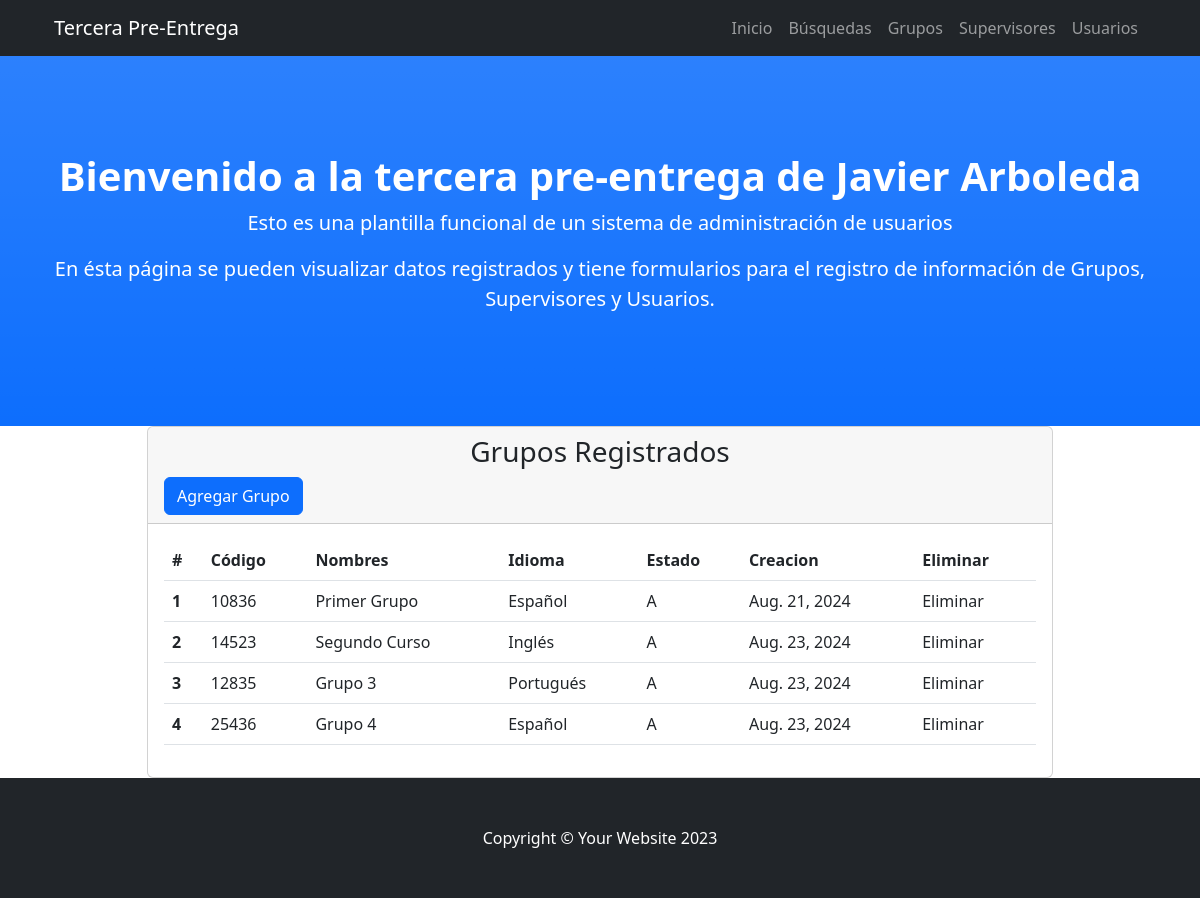
The page /miAplicacion/gruposList/ on the database as committed earlier.
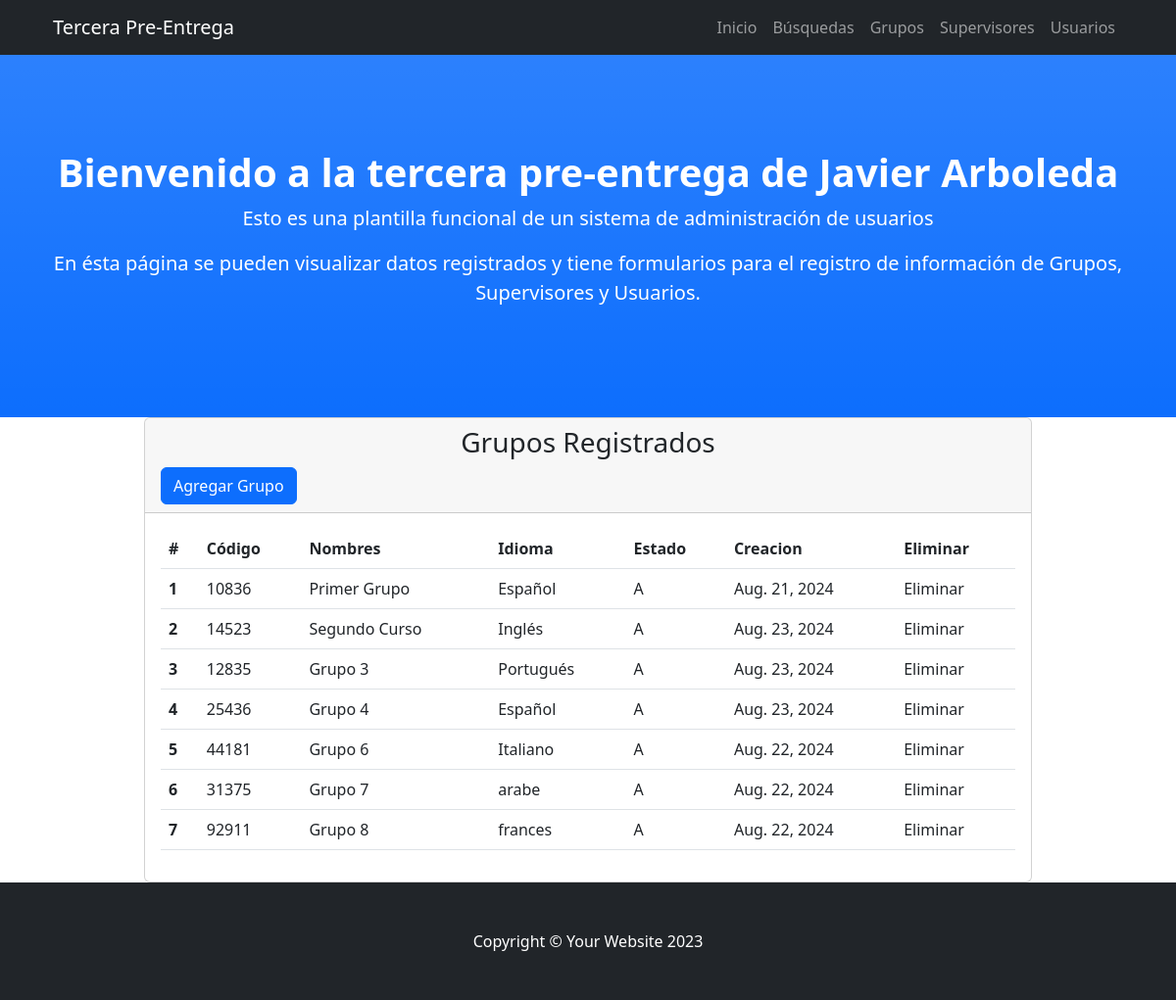
The same page on the database as committed later.
### miAplicacion/models.py (models this page shows, shortened)
class Grupos(models.Model):
    codigo = models.IntegerField(
        validators=[
            MinValueValidator(10000),
            MaxValueValidator(99999)
        ],
        unique=True
    )
    nombre = models.CharField(max_length=50)
    idioma = models.CharField(max_length=20)
    estado = models.CharField(max_length=1)
    creacion = models.DateField()

### miAplicacion/views.py (the view)
# urls.py: path('gruposList/', views.gruposList, name='gruposList'),
def gruposList(req):
    gruposTodos = Grupos.objects.all()
    return render(req, "miaplicacion/grupos.html", {'gruposTodos': gruposTodos})

### miAplicacion/templates/miaplicacion/grupos.html (shortened to what this page needs)
<!DOCTYPE html>
<html lang="en">
<head>
</head>
<body>
    {% extends "miAplicacion/index.html" %}
    {% load static %}
    {% block bloqueGrupos %}
    <div class="container px-4">
        <div class="row gx-4 justify-content-center">
            <div class="col-lg-10">
                <div class="card">
                    <div class="card-header">
                        <h3 class="text-center bottom-line">Grupos Registrados</h3>
                        <a type="button" class="btn btn-primary" href="{% url 'gruposForm' %}">Agregar Grupo</a>
                    </div>
                    <div class="card-body">
                        <table class="table">
                            <thead>
                                <tr>
                                <th scope="col">#</th>
                                <th scope="col">Código</th>
                                <th scope="col">Nombres</th>
                                <th scope="col">Idioma</th>
                                <th scope="col">Estado</th>
                                <th scope="col">Creacion</th>
                                <th scope="col">Eliminar</th>
                                </tr>
                            </thead>
                            <tbody>
                                {% for grupo in gruposTodos %}
                                    <tr>
                                        <th scope="row">{{ grupo.id }}</th>
                                        <td>{{ grupo.codigo }}</td>
                                        <td>{{ grupo.nombre }}</td>
                                        <td>{{ grupo.idioma }}</td>
                                        <td>{{ grupo.estado }}</td>
                                        <td>{{ grupo.creacion }}</td>
                                        <td>Eliminar</td>
                                    </tr>
                                {% endfor %}
                            </tbody>
                            </table>
                    </div>
                </div>
            </div>
        </div>
    </div>
    {% endblock %}

### miAplicacion/templates/miaplicacion/index.html (shortened to what this page needs)
{% load static %}
<!DOCTYPE html>
<html lang="en">
    <head>
        <link href="{% static 'miaplicacion/css/styles.css' %}" rel="stylesheet" />
    </head>
    <body id="page-top">
        <nav class="navbar navbar-expand-lg navbar-dark bg-dark fixed-top" id="mainNav">
            <div class="container px-4">
                <a class="navbar-brand" href="#page-top">Tercera Pre-Entrega</a>
                <div class="collapse navbar-collapse" id="navbarResponsive">
                    <ul class="navbar-nav ms-auto">
                        <li class="nav-item"><a class="nav-link" href="{% url 'inicio' %}">Inicio</a></li>
                        <li class="nav-item"><a class="nav-link" href="#">Búsquedas</a></li>
                        <li class="nav-item"><a class="nav-link" href="{% url 'gruposList' %}#grupos">Grupos</a></li>
                        <li class="nav-item"><a class="nav-link" href="{% url 'supervisoresList' %}#supervisores">Supervisores</a></li>
                        <li class="nav-item"><a class="nav-link" href="{% url 'usuariosList' %}#usuarios">Usuarios</a></li>
                    </ul>
                </div>
            </div>
        </nav>
        <header class="bg-primary bg-gradient text-white" id="about">
            <div class="container px-4 text-center">
                <h1 class="fw-bolder">Bienvenido a la tercera pre-entrega de Javier Arboleda</h1>
                <p class="lead">Esto es una plantilla funcional de un sistema de administración de usuarios</p>
                <p class="lead">En ésta página se pueden visualizar datos registrados y tiene formularios para el registro de información de Grupos, Supervisores y Usuarios.</p>
            </div>
        </header>
        {% block bloqueGrupos %}
        {% endblock %}
        <footer class="py-5 bg-dark">
            <div class="container px-4"><p class="m-0 text-center text-white">Copyright &copy; Your Website 2023</p></div>
        </footer>
    </body>
</html>

Rows that differ between the two databases and show on the page:
added Grupos: id "5", codigo "44181", nombre "Grupo 6", idioma "Italiano", estado "A", creacion "Aug. 22, 2024"
added Grupos: id "6", codigo "31375", nombre "Grupo 7", idioma "arabe", estado "A", creacion "Aug. 22, 2024"
added Grupos: id "7", codigo "92911", nombre "Grupo 8", idioma "frances", estado "A", creacion "Aug. 22, 2024"
